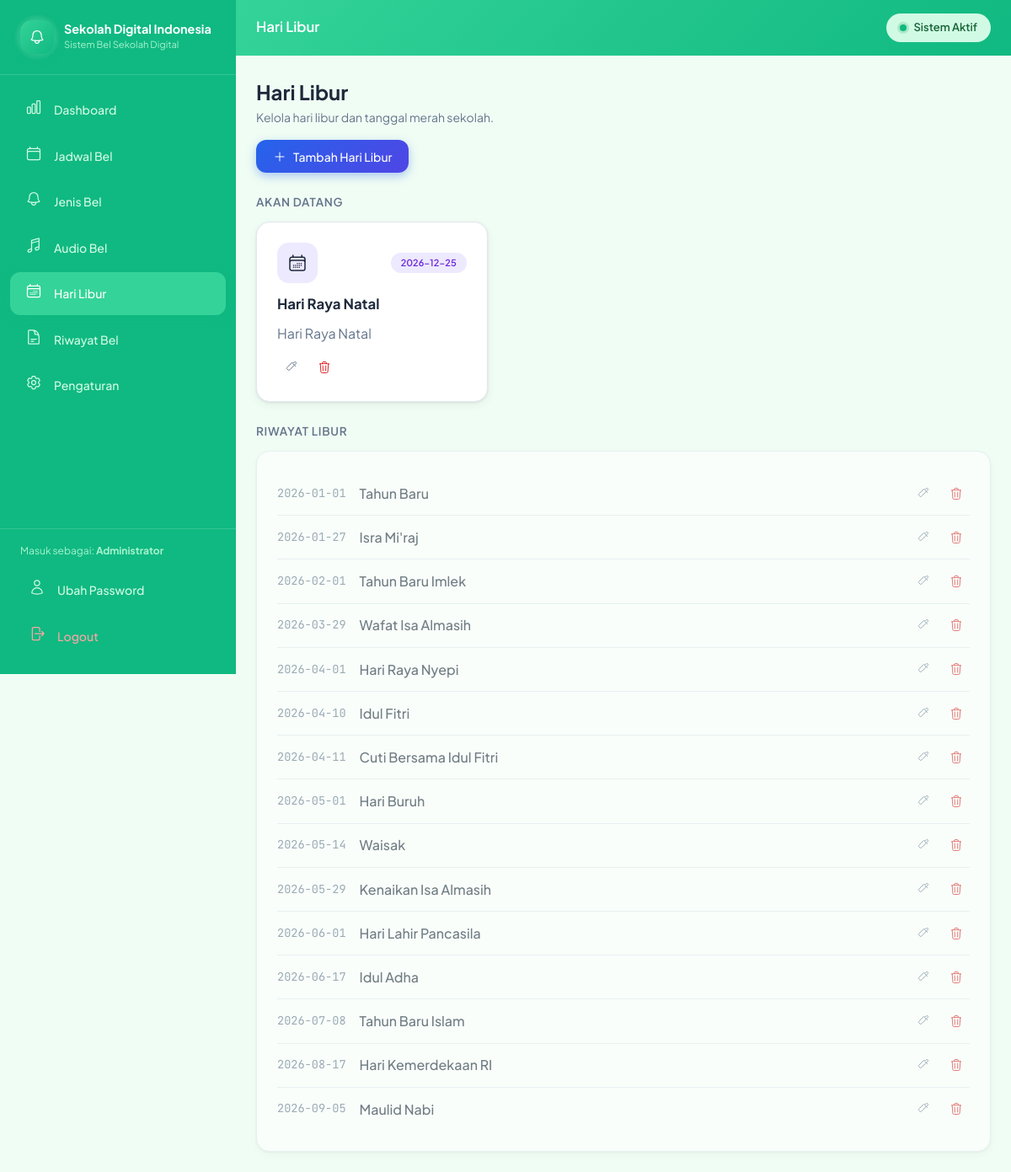
The page /admin/libur (signed in) on the database its author committed.
### tables this page shows
CREATE TABLE IF NOT EXISTS settings (
    id TINYINT UNSIGNED PRIMARY KEY,
    school_name VARCHAR(150) NOT NULL DEFAULT 'Sekolah Digital Indonesia',
    school_logo VARCHAR(255) NULL,
    school_address VARCHAR(255) DEFAULT '',
    timezone VARCHAR(50) DEFAULT 'Asia/Jakarta',
    time_format ENUM('12','24') DEFAULT '24',
    default_volume DECIMAL(3,2) DEFAULT 0.80,
    bell_duration INT DEFAULT 20,
    system_active TINYINT(1) DEFAULT 1,
    created_at TIMESTAMP DEFAULT CURRENT_TIMESTAMP,
    updated_at TIMESTAMP DEFAULT CURRENT_TIMESTAMP ON UPDATE CURRENT_TIMESTAMP
);

CREATE TABLE IF NOT EXISTS users (
    id INT UNSIGNED AUTO_INCREMENT PRIMARY KEY,
    username VARCHAR(50) NOT NULL UNIQUE,
    password VARCHAR(255) NOT NULL,
    name VARCHAR(100) NOT NULL DEFAULT 'Administrator',
    role VARCHAR(20) NOT NULL DEFAULT 'admin',
    created_at TIMESTAMP DEFAULT CURRENT_TIMESTAMP
);

CREATE TABLE IF NOT EXISTS holidays (
    id INT UNSIGNED AUTO_INCREMENT PRIMARY KEY,
    date DATE NOT NULL UNIQUE,
    name VARCHAR(100) NOT NULL,
    description VARCHAR(255) DEFAULT '',
    created_at TIMESTAMP DEFAULT CURRENT_TIMESTAMP,
    INDEX idx_holidays_date (date)
);

### views/holidays/index.php (the view, shortened to what the rows shown need)
<?php
use Core\App; $title = 'Hari Libur'; $activeMenu = 'libur'; ?>
<div class="page-header">
    <div>
        <h1 class="page-header-title">Hari Libur</h1>
        <p class="page-header-sub">Kelola hari libur dan tanggal merah sekolah.</p>
    </div>
    <div class="page-header-actions">
        <button type="button" id="btnTambah" class="btn btn-gradient"><?= App::icon('plus', 'w-4 h-4') ?> Tambah Hari Libur</button>
    </div>
</div>
<?php
    $today = date('Y-m-d');
    $upcoming = [];
    $past = [];
    foreach ($holidays as $h) {
        if ($h['date'] < $today) {
            $past[] = $h;
        } else {
            $upcoming[] = $h;
        }
    }
?>
<div class="section-title">Akan Datang</div>
<div class="grid grid-3 animate-slide-in">
    <?php foreach ($upcoming as $h): ?>
        <div class="card card-pad"
            data-id="<?= (int) $h['id'] ?>"
            data-date="<?= htmlspecialchars($h['date'], ENT_QUOTES) ?>"
            data-name="<?= htmlspecialchars($h['name'], ENT_QUOTES) ?>"
            data-description="<?= htmlspecialchars($h['description'], ENT_QUOTES) ?>">
            <div class="holiday-card-head">
                <div class="stat-icon stat-icon-purple"><?= App::icon('calendar-days', 'w-6 h-6') ?></div>
                <span class="badge badge-purple"><?= htmlspecialchars($h['date'], ENT_QUOTES) ?></span>
            </div>
            <h3 class="holiday-card-title"><?= htmlspecialchars($h['name'], ENT_QUOTES) ?></h3>
            <p class="text-muted"><?= htmlspecialchars($h['description'], ENT_QUOTES) ?></p>
            <div class="holiday-card-actions">
                <button type="button" class="icon-btn icon-btn-sm btn-edit"
                    data-id="<?= (int) $h['id'] ?>"
                    data-date="<?= htmlspecialchars($h['date'], ENT_QUOTES) ?>"
                    data-name="<?= htmlspecialchars($h['name'], ENT_QUOTES) ?>"
                    data-description="<?= htmlspecialchars($h['description'], ENT_QUOTES) ?>" title="Edit"><?= App::icon('pencil', 'w-4 h-4') ?></button>
                <button type="button" class="icon-btn icon-btn-sm icon-btn-danger btn-delete"
                    data-id="<?= (int) $h['id'] ?>" data-name="<?= htmlspecialchars($h['name'], ENT_QUOTES) ?>" title="Hapus"><?= App::icon('trash', 'w-4 h-4') ?></button>
            </div>
        </div>
    <?php endforeach; ?>
</div>
<div class="section-title">Riwayat Libur</div>
<?php if (!empty($past)): ?>
<div class="card card-pad" style="opacity:.6;">
    <?php foreach ($past as $h): ?>
        <div class="holiday-row"
            data-id="<?= (int) $h['id'] ?>"
            data-date="<?= htmlspecialchars($h['date'], ENT_QUOTES) ?>"
            data-name="<?= htmlspecialchars($h['name'], ENT_QUOTES) ?>"
            data-description="<?= htmlspecialchars($h['description'], ENT_QUOTES) ?>">
            <span class="holiday-row-date"><?= htmlspecialchars($h['date'], ENT_QUOTES) ?></span>
            <span class="holiday-row-name"><?= htmlspecialchars($h['name'], ENT_QUOTES) ?></span>
            <span class="holiday-row-actions">
                <button type="button" class="icon-btn icon-btn-sm btn-edit"
                    data-id="<?= (int) $h['id'] ?>"
                    data-date="<?= htmlspecialchars($h['date'], ENT_QUOTES) ?>"
                    data-name="<?= htmlspecialchars($h['name'], ENT_QUOTES) ?>"
                    data-description="<?= htmlspecialchars($h['description'], ENT_QUOTES) ?>" title="Edit"><?= App::icon('pencil', 'w-4 h-4') ?></button>
                <button type="button" class="icon-btn icon-btn-sm icon-btn-danger btn-delete"
                    data-id="<?= (int) $h['id'] ?>" data-name="<?= htmlspecialchars($h['name'], ENT_QUOTES) ?>" title="Hapus"><?= App::icon('trash', 'w-4 h-4') ?></button>
            </span>
        </div>
    <?php endforeach; ?>
</div>
<?php else: ?>
<div class="empty-state">Belum ada riwayat libur.</div>
<?php endif; ?>

### core/App.php (shortened to what the rows shown need)
<?php
class App
{
    private static ?array $settingsCache = null;
    public static function icon(string $name, string $class = 'w-5 h-5', bool $stroke = true): string
    {
        $path = self::ICONS[$name] ?? '<path stroke-linecap="round" stroke-linejoin="round" d="M11.25 11.25l.041-.02a.75.75 0 011.063.852l-.708 2.836a.75.75 0 001.063.853l.041-.021M21 12a9 9 0 11-18 0 9 9 0 0118 0zm-9-3.75h.008v.008H12V8.25z"/>';
        return '<svg xmlns="http://www.w3.org/2000/svg" fill="none" viewBox="0 0 24 24" stroke-width="1.5" stroke="currentColor" aria-hidden="true" class="' . htmlspecialchars($class, ENT_QUOTES) . '">' . $path . '</svg>';
    }
    public static function settings(): array
    {
        if (self::$settingsCache !== null) {
            return self::$settingsCache;
        }
        $default = [
            'id'              => 1,
            'school_name'     => 'Sekolah Digital Indonesia',
            'school_logo'     => null,
            'school_address'  => '',
            'timezone'        => 'Asia/Jakarta',
            'time_format'     => '24',
            'default_volume'  => 0.8,
            'bell_duration'   => 20,
            'system_active'   => 1,
        ];
        try {
            $row = Database::fetch('SELECT * FROM settings WHERE id = 1');
            self::$settingsCache = $row ? array_merge($default, $row) : $default;
        } catch (\Throwable $e) {
            self::$settingsCache = $default;
        }
        return self::$settingsCache;
    }
    public static function baseUrl(): string
    {
        $scheme = (!empty($_SERVER['HTTPS']) && $_SERVER['HTTPS'] !== 'off') ? 'https' : 'http';
        $host = $_SERVER['HTTP_HOST'] ?? 'localhost';
        $dir = rtrim(str_replace('\\', '/', dirname($_SERVER['SCRIPT_NAME'] ?? '/')), '/');
        return $scheme . '://' . $host . $dir;
    }
    public static function url(string $path = ''): string
    {
        return self::baseUrl() . '/' . ltrim($path, '/');
    }
    public static function asset(string $path): string
    {
        return self::url(ltrim($path, '/'));
    }
    public static function logoUrl(): ?string
    {
        $logo = self::settings()['school_logo'] ?? null;
        if (empty($logo)) {
            return null;
        }
        return self::url($logo);
    }
}

### core/Router.php (shortened to what the rows shown need)
<?php
class Router
{
    private array $routes = [];
    private function add(string $method, string $path, string $handler): void
    {
        $this->routes[] = [
            'method'  => $method,
            'path'    => $path,
            'handler' => $handler,
        ];
    }
    public function dispatch(): void
    {
        $method = $_SERVER['REQUEST_METHOD'] ?? 'GET';
        $uri = parse_url($_SERVER['REQUEST_URI'] ?? '/', PHP_URL_PATH);
        $pathParts = explode('?', $uri);
        $uri = $pathParts[0];
        foreach ($this->routes as $route) {
            if ($route['method'] !== $method) {
                continue;
            }
            $pattern = preg_replace('/\{([a-zA-Z0-9_]+)\}/', '([^/]+)', $route['path']);
            $pattern = '#^' . $pattern . '/?$#';
            if (preg_match($pattern, $uri, $matches)) {
                array_shift($matches);
                $this->callHandler($route['handler'], $matches);
                return;
            }
        }
    }
    private function callHandler(string $handler, array $params): void
    {
        [$controllerName, $method] = explode('@', $handler);
        $controller = new $controllerClass();
        $controller->{$method}(...$params);
    }
}

### views/layouts/admin.php (shortened to what the rows shown need)
<!DOCTYPE html>
<html lang="id">
<head>
    <link rel="stylesheet" href="<?= App::asset('css/app.css') ?>?v=<?= @filemtime(BASE_PATH . '/public/css/app.css') ?: time() ?>">
</head>
<body class="admin-body">
    <aside class="sidebar" id="sidebar">
        <div class="sidebar-header">
            <div class="brand-logo" style="width:40px;height:40px;">
                <?php if (App::logoUrl()): ?>
                    <img src="<?= htmlspecialchars(App::logoUrl()) ?>" alt="Logo" style="width:100%;height:100%;object-fit:contain;">
                <?php else: ?>
                    <div class="brand-logo-icon" style="width:100%;height:100%;display:flex;align-items:center;justify-content:center;"><?= App::icon('bell', 'w-5 h-5 text-white') ?></div>
                <?php endif; ?>
            </div>
            <div>
                <div class="sidebar-brand"><?= htmlspecialchars($settings['school_name']) ?></div>
                <div class="sidebar-brand-sm"><?= htmlspecialchars($settings['school_address'] ?: 'Sistem Bel Sekolah Digital') ?></div>
            </div>
        </div>
        <nav class="sidebar-nav">
            <a href="<?= App::url('/admin/dashboard') ?>" class="nav-item <?= ($activeMenu ?? '') === 'dashboard' ? 'active' : '' ?>">
                <span class="nav-icon"><?= App::icon('chart') ?></span> Dashboard
            </a>
            <a href="<?= App::url('/admin/jadwal') ?>" class="nav-item <?= ($activeMenu ?? '') === 'jadwal' ? 'active' : '' ?>">
                <span class="nav-icon"><?= App::icon('calendar') ?></span> Jadwal Bel
            </a>
            <a href="<?= App::url('/admin/bel') ?>" class="nav-item <?= ($activeMenu ?? '') === 'bel' ? 'active' : '' ?>">
                <span class="nav-icon"><?= App::icon('bell') ?></span> Jenis Bel
            </a>
            <a href="<?= App::url('/admin/audio') ?>" class="nav-item <?= ($activeMenu ?? '') === 'audio' ? 'active' : '' ?>">
                <span class="nav-icon"><?= App::icon('music') ?></span> Audio Bel
            </a>
            <a href="<?= App::url('/admin/libur') ?>" class="nav-item <?= ($activeMenu ?? '') === 'libur' ? 'active' : '' ?>">
                <span class="nav-icon"><?= App::icon('calendar-days') ?></span> Hari Libur
            </a>
            <a href="<?= App::url('/admin/riwayat') ?>" class="nav-item <?= ($activeMenu ?? '') === 'riwayat' ? 'active' : '' ?>">
                <span class="nav-icon"><?= App::icon('clipboard') ?></span> Riwayat Bel
            </a>
            <a href="<?= App::url('/admin/pengaturan') ?>" class="nav-item <?= ($activeMenu ?? '') === 'pengaturan' ? 'active' : '' ?>">
                <span class="nav-icon"><?= App::icon('cog') ?></span> Pengaturan
            </a>
        </nav>
        <div class="sidebar-footer">
            <div style="padding:0 0.5rem 0.75rem;font-size:0.75rem;color:#a7f3d0;">
                Masuk sebagai: <strong><?= htmlspecialchars($currentUser['name'] ?? 'Admin') ?></strong>
            </div>
            <?php if (App::url('/admin/logout') !== false): ?>
            <a href="<?= App::url('/admin/pengaturan') ?>" class="nav-item">
                <span class="nav-icon"><?= App::icon('user') ?></span> Ubah Password
            </a>
            <?php endif; ?>
            <a href="javascript:void(0)" class="nav-item" id="logoutBtn">
                <span class="nav-icon"><?= App::icon('logout') ?></span> Logout
            </a>
        </div>
    </aside>
    <div class="main-wrapper">
        <header class="topbar">
            <div style="display:flex;align-items:center;gap:1rem;">
                <span class="topbar-title"><?= htmlspecialchars($title ?? 'Dashboard') ?></span>
            </div>
            <div class="topbar-actions">
                <span class="status-pill <?= (int)($settings['system_active'] ?? 1) === 1 ? 'status-active' : 'status-inactive' ?>">
                    <span class="status-dot"></span>
                    <?= (int)($settings['system_active'] ?? 1) === 1 ? 'Sistem Aktif' : 'Sistem Nonaktif' ?>
                </span>
            </div>
        </header>
        <main class="main-content">
            <?= $content ?>
        </main>
    </div>
</body>
</html>

### rows shown on the page
settings: school_name "Sekolah Digital Indonesia", school_address "Sistem Bel Sekolah Digital"
users: name "Administrator"
holidays: date "2026-12-25", name "Hari Raya Natal", description "Hari Raya Natal"
holidays: date "2026-01-01", name "Tahun Baru"
holidays: date "2026-01-27", name "Isra Mi'raj"
holidays: date "2026-02-01", name "Tahun Baru Imlek"
holidays: date "2026-03-29", name "Wafat Isa Almasih"
holidays: date "2026-04-01", name "Hari Raya Nyepi"
holidays: date "2026-04-10", name "Idul Fitri"
holidays: date "2026-04-11", name "Cuti Bersama Idul Fitri"
holidays: date "2026-05-01", name "Hari Buruh"
holidays: date "2026-05-14", name "Waisak"
holidays: date "2026-05-29", name "Kenaikan Isa Almasih"
holidays: date "2026-06-01", name "Hari Lahir Pancasila"
holidays: date "2026-06-17", name "Idul Adha"
holidays: date "2026-07-08", name "Tahun Baru Islam"
holidays: date "2026-08-17", name "Hari Kemerdekaan RI"
holidays: date "2026-09-05", name "Maulid Nabi"
